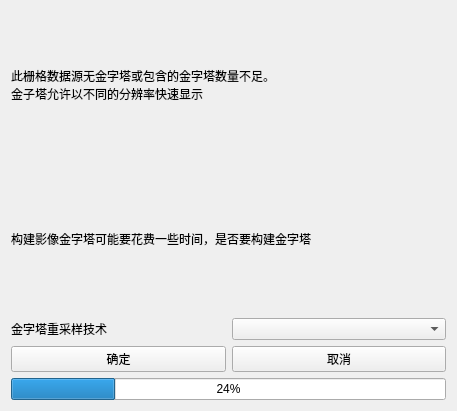
<?xml version="1.0" encoding="UTF-8"?>
<ui version="4.0">
 <class>buildPyramid</class>
 <widget class="QWidget" name="buildPyramid">
  <property name="geometry">
   <rect>
    <x>0</x>
    <y>0</y>
    <width>457</width>
    <height>411</height>
   </rect>
  </property>
  <property name="windowTitle">
   <string>buildPyramid</string>
  </property>
  <layout class="QVBoxLayout" name="verticalLayout">
   <item>
    <widget class="QLabel" name="label">
     <property name="text">
      <string>此栅格数据源无金字塔或包含的金字塔数量不足。
金子塔允许以不同的分辨率快速显示</string>
     </property>
    </widget>
   </item>
   <item>
    <widget class="QLabel" name="label_2">
     <property name="text">
      <string>构建影像金字塔可能要花费一些时间，是否要构建金字塔</string>
     </property>
    </widget>
   </item>
   <item>
    <layout class="QHBoxLayout" name="horizontalLayout">
     <item>
      <widget class="QLabel" name="label_3">
       <property name="text">
        <string>金字塔重采样技术</string>
       </property>
      </widget>
     </item>
     <item>
      <widget class="QComboBox" name="comboBox"/>
     </item>
    </layout>
   </item>
   <item>
    <layout class="QGridLayout" name="gridLayout">
     <item row="0" column="0">
      <widget class="QPushButton" name="pushButton_2">
       <property name="text">
        <string>确定</string>
       </property>
      </widget>
     </item>
     <item row="0" column="1">
      <widget class="QPushButton" name="pushButton">
       <property name="text">
        <string>取消</string>
       </property>
      </widget>
     </item>
    </layout>
   </item>
   <item>
    <widget class="QProgressBar" name="progressBar">
     <property name="value">
      <number>24</number>
     </property>
    </widget>
   </item>
  </layout>
 </widget>
 <layoutdefault spacing="6" margin="11"/>
 <resources/>
 <connections>
  <connection>
   <sender>pushButton_2</sender>
   <signal>clicked()</signal>
   <receiver>buildPyramid</receiver>
   <slot>run()</slot>
   <hints>
    <hint type="sourcelabel">
     <x>166</x>
     <y>339</y>
    </hint>
    <hint type="destinationlabel">
     <x>-203</x>
     <y>374</y>
    </hint>
   </hints>
  </connection>
  <connection>
   <sender>pushButton</sender>
   <signal>clicked()</signal>
   <receiver>buildPyramid</receiver>
   <slot>return1()</slot>
   <hints>
    <hint type="sourcelabel">
     <x>373</x>
     <y>334</y>
    </hint>
    <hint type="destinationlabel">
     <x>798</x>
     <y>236</y>
    </hint>
   </hints>
  </connection>
 </connections>
 <slots>
  <slot>run()</slot>
  <slot>return1()</slot>
 </slots>
</ui>
